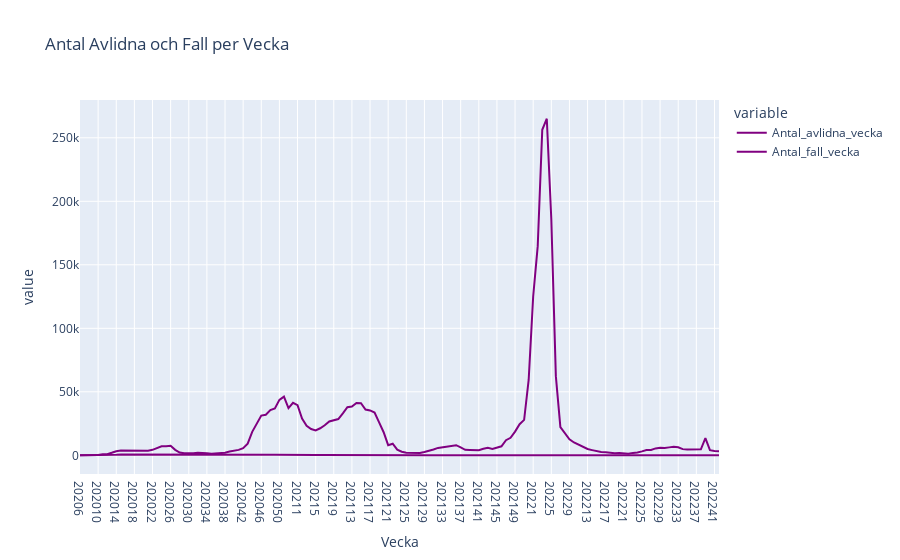

This figure's notebook cell:
### Code cell
# E) Create a line chart for both deaths and new cases per week
fig = px.line(df, x="Vecka", y=["Antal_avlidna_vecka", "Antal_fall_vecka"], 
              title="Antal Avlidna och Fall per Vecka")
fig.update_traces(line=dict(color='purple'))
fig.write_html("Visualiseringar/1.E.Antal Avlidna och Fall per Vecka.html")
fig.show()

### Figure 1 — Plotly figure (JSON) as saved in the notebook; plotly's stock layout.template omitted (floating-point values rounded to 4 significant figures; data arrays with more than 128 entries replaced by an {"elided": "..."} marker saying what was removed)
{"data": [{"hovertemplate": "variable=Antal_avlidna_vecka<br>Vecka=%{x}<br>value=%{y}<extra></extra>", "legendgroup": "Antal_avlidna_vecka", "line": {"color": "purple", "dash": "solid"}, "marker": {"symbol": "circle"}, "mode": "lines", "name": "Antal_avlidna_vecka", "orientation": "v", "showlegend": true, "type": "scatter", "x": {"elided": "142 str values"}, "xaxis": "x", "y": {"elided": "142 int values"}, "yaxis": "y"}, {"hovertemplate": "variable=Antal_fall_vecka<br>Vecka=%{x}<br>value=%{y}<extra></extra>", "legendgroup": "Antal_fall_vecka", "line": {"color": "purple", "dash": "solid"}, "marker": {"symbol": "circle"}, "mode": "lines", "name": "Antal_fall_vecka", "orientation": "v", "showlegend": true, "type": "scatter", "x": {"elided": "142 str values"}, "xaxis": "x", "y": {"elided": "142 int values"}, "yaxis": "y"}], "layout": {"legend": {"title": {"text": "variable"}, "tracegroupgap": 0}, "title": {"text": "Antal Avlidna och Fall per Vecka"}, "xaxis": {"anchor": "y", "domain": [0, 1], "title": {"text": "Vecka"}}, "yaxis": {"anchor": "x", "domain": [0, 1], "title": {"text": "value"}}}}
